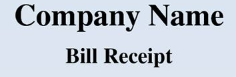
#> input picture invoice/cmpname.png, 236 x 77 px
$ python add_border.py
#> lines starting #> are read from the running program, lines starting #| are printed output that depends on the picture
from PIL import Image, ImageOps
import pytesseract

def add_border(input_image, output_image, border, color):
#> called with input_image = 'invoice/cmpname.png', output_image = 'test/cmp2.png', border = 100, color = 'white'
    img = Image.open(input_image)
#> img is the input picture: PIL image 236x77 RGBA; mean R, G, B, A 194.7, 202.3, 213, 255

    if isinstance(border, int) or isinstance(border, tuple):
        bimg = ImageOps.expand(img, border=100, fill='white')
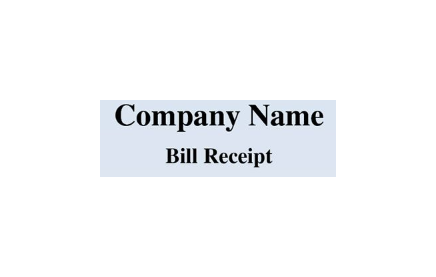
#> bimg: PIL image 436x277 RGBA; mean R, G, B, A 245.9, 247.1, 248.7, 255
    else:
        raise runtimeerror('border is not an integer or tuple!')

    bimg.save(output_image)


if __name__ == '__main__':

    in_img = 'invoice/cmpname.png'
    add_border(in_img, output_image='test/cmp2.png', border=100, color='white')
    img = 'test/cmp2.png'
#> (the run stopped early here; a loop or call above may not have finished)
